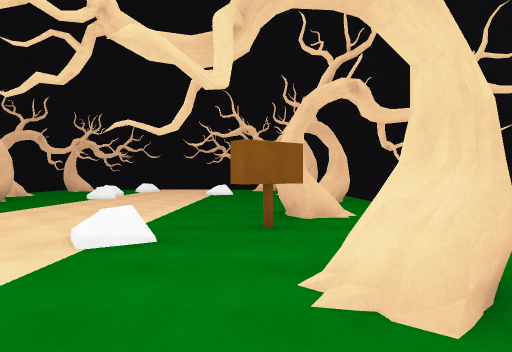
View 1 (above)

12 first-person views from a walk through a Unity game level. The camera is 1.4 m above the floor, looks level and sees 75° across. The floor is counted in squares, 2.54 m on a side. Each view is taken from the middle of a square. On the plan, view 1 faces up. The plan holds only what a view shows up to about 9 squares ahead; the rest is blank. The place goes on beyond the plan. The player character is not drawn. Some animated figures are left out.

View 2
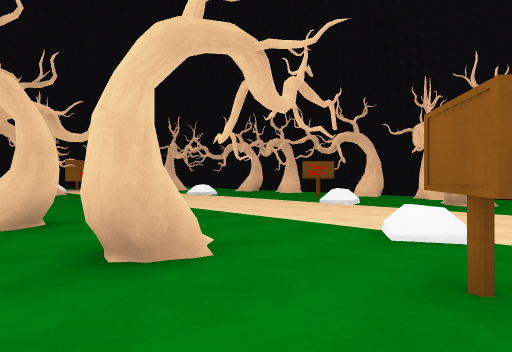

View 3
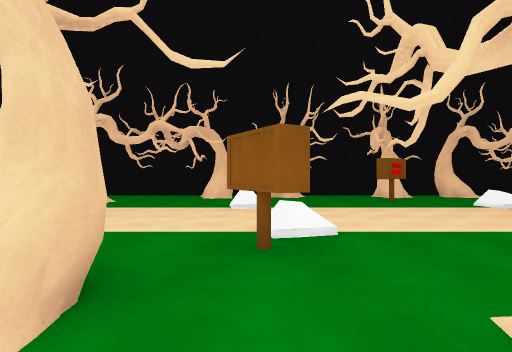

View 4
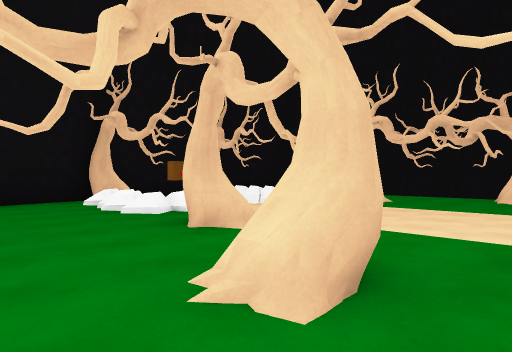

View 5
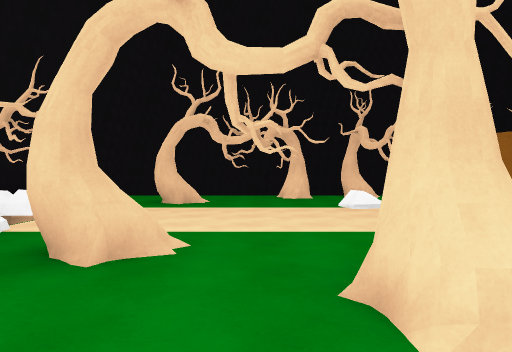

View 6
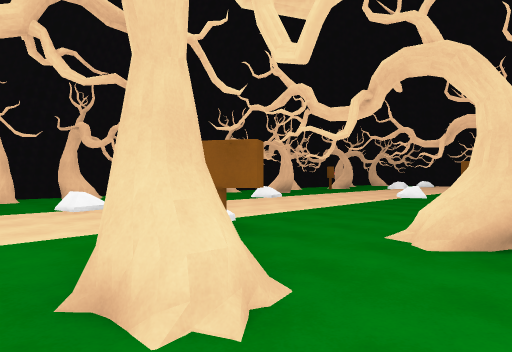

View 7
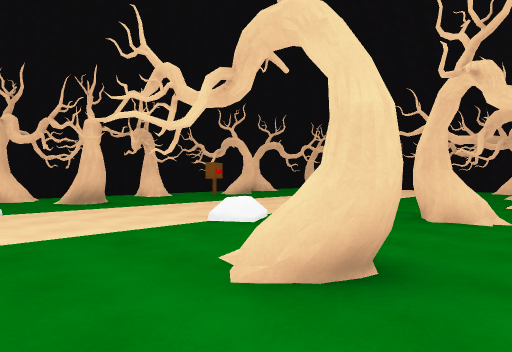

View 8
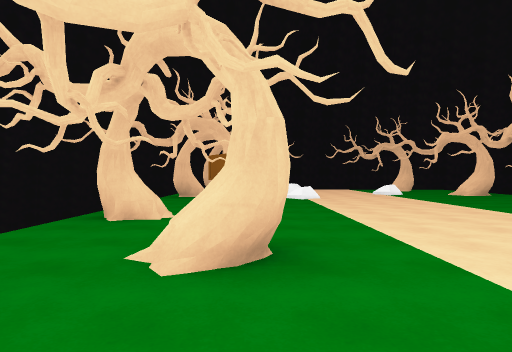

View 9
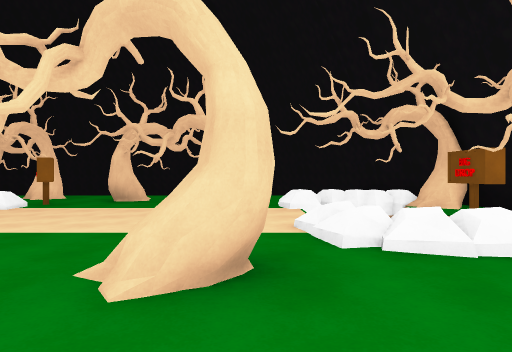

View 10
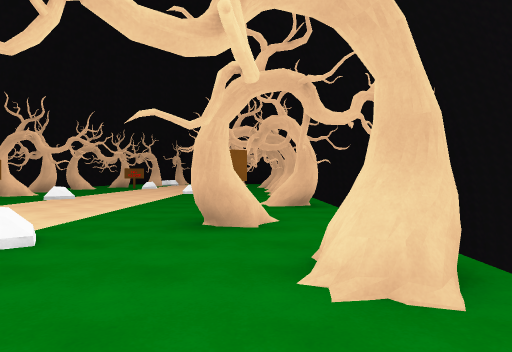

View 11
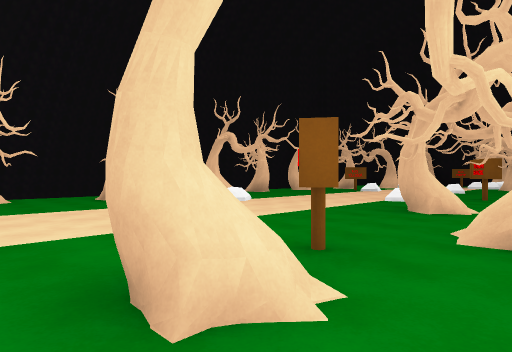

View 12
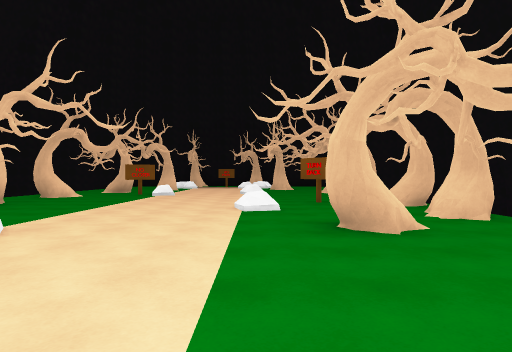

### Floor plan
Key: @ floor where view 1 was taken; # wall or solid block; . floor; = window, fence, low wall or low ledge; v drop or lower ground; O other object.
Columns run from 7 left of view 1 to 2 right of it. Each row starts with its distance up from view 1.
 11  .
 10 ...    .O
  9 O.. .....
  8 ...=......
  7 .O......OO
  6 .O........
  5 O.......O.
  4 .......O..
  3 ......=...
  2 ..O.....O.
  1 O.........
  0 O..=...@O.
 -1 O.O.....O
 -2 ..........
 -3 O.......O.
 -4 ...=..O...
 -5 O.......O.
 -6 ..........
 -7 ......OO..
 -8 ..O.......
 -9 ...=vvv=.
-10   .O  O..
-11    OOOO..
-12     ######

Positions as (right, up) in squares from view 1, and headings:
1: (0, 0), facing up
2: (2, 4), facing down-left
3: (2, -4), facing left
4: (2, -4), facing down-left
5: (2, -6), facing left
6: (2, -6), facing up-left
7: (2, 0), facing up-left
8: (-5, 0), facing up
9: (-7, -8), facing right
10: (-6, 11), facing down
11: (-7, 8), facing down-right
12: (-4, 6), facing down
